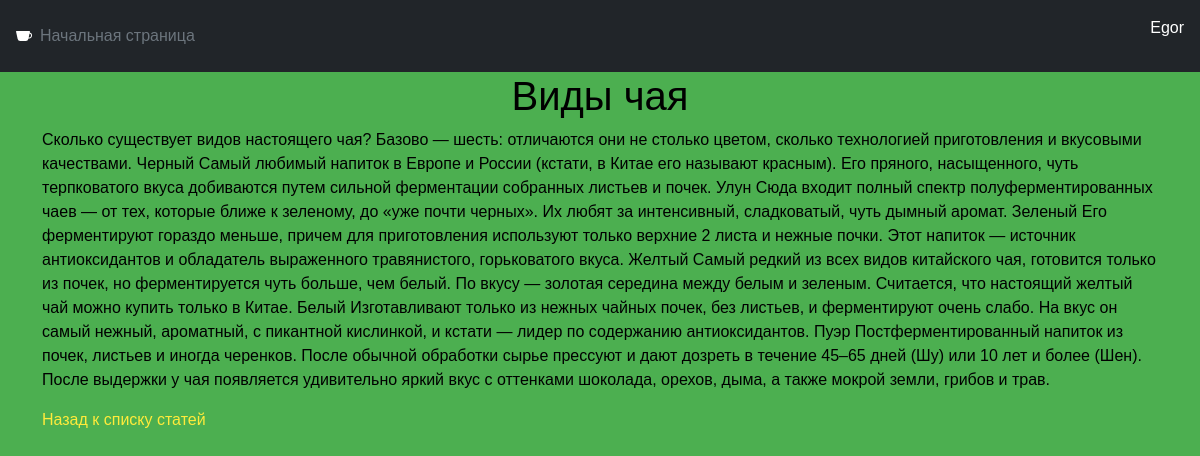
The page /article/1/ (signed in) on the database its author committed.
### user/models.py (models this page shows, shortened)
class MyUser(AbstractUser):
    avatar = models.ImageField(
        upload_to=avatar_image_path,
    )
    detail = models.TextField(
        null=True,
        max_length=550,
        verbose_name='детали',
        help_text='расскажите о себе детальнее',
    )
    class Meta:
        verbose_name = 'пользователь'
        verbose_name_plural = 'пользователи'
        default_related_name = 'user'

### mem/models.py (models this page shows, shortened)
class Article(models.Model):
    title = models.CharField(max_length=200)
    content = models.TextField()
    image = models.ImageField(upload_to="home_images/", null=True, blank=True)

### mem/views.py (the view)
# urls.py: path("article/<int:pk>/", ArticleDetailView.as_view(), name="detail"),
class ArticleDetailView(DetailView):
    model = models.Article
    contect_object_name = "article"
    template_name = "mem/article_detail.html"

### templates/mem/article_detail.html
{% include "base.html" %}
{% block content %}
<body>
    <div class="container">
        <h1 align="center">{{ article.title }}</h1>
        <p>{{ article.content }}</p>
        <a href="/">Назад к списку статей</a>
    </div>
</body>
{% endblock content %}

### templates/base.html (shortened to what this page needs)
{% load static %}
<!DOCTYPE html>
<html lang="ru-RU">
<head>
    <link href="https://cdn.jsdelivr.net/npm/bootstrap@5.3.3/dist/css/bootstrap.min.css" rel="stylesheet">
    <link rel="stylesheet" type="text/css" href="{% static "css/styles.css" %}">
</head>
<body>
    <header class="p-3 bg-dark text-white">
        <div class="d-flex flex-wrap align-items-center justify-content-center justify-content-lg-start">
            <a href="/" class="d-flex align-items-center mb-2 mb-lg-0 text-white text-decoration-none">
            </a>
              <ul class="nav col-10 col-lg-auto me-lg-auto mb-2 justify-content-center mb-md-0">
                <li><a href="/" class="nav-link px-2 text-secondary">Начальная страница</a></li>
              </ul>
              {% if not request.user.is_authenticated %}
                <div class="text-end">
                  <a href="{% url 'user:login' %}" class="btn btn-outline-light me-2">Вход</a>
                  <a href="{% url 'user:signup' %}" class="btn btn-success">Регистрация</a>
                </div>
              {% else %}
                 <div class="text-end">
                   <p class="text-white">{{ user.username }}</p>
                 </div>
              {% endif %}
        </div>
    </header>
</body>
</html>

### static/css/styles.css (style rules this page uses)
body { background-color: #4CAF50; color: black; font-family: Arial, sans-serif; }
h1, h2, h3, h4, h5, h6 { color: black; }
a { color: #ffeb3b; text-decoration: none; }

### rows shown on the page
MyUser: username "Egor"
Article: title "Виды чая", content "Сколько существует видов настоящего чая? Базово — шесть: отличаются они не столько цветом, сколько технологией приготовления и вкусовыми качествами. Черный Самый любимый напиток в Европе и России (кстати, в Китае его называют красным). Его пряного, насыщенного, чуть терпковатого вкуса добиваются путем сильной ферментации собранных листьев и почек. Улун Сюда входит полный спектр полуферментированных чаев — от тех, которые ближе к зеленому, до «уже почти черных». Их любят за интенсивный, сладковатый, чуть дымный аромат. Зеленый Его ферментируют гораздо меньше, причем для приготовления используют только верхние 2 листа и нежные почки. Этот напиток — источник антиоксидантов и обладатель…"
